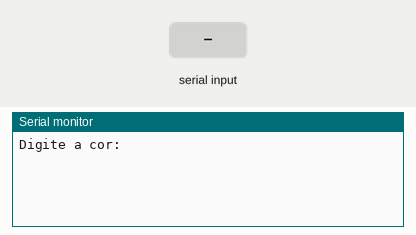
This sketch was run on a simulated Arduino Uno, built with avr-gcc and run on an emulated ATmega328P. Parts: the last lines printed to the serial monitor. The test bench sets the inputs (shaded band).

Above: at 1.2 s.
1.3 s: "verde" received over Serial
At 3.1 s:
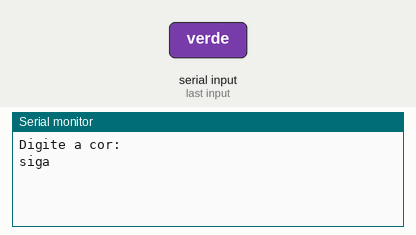
At 8.9 s:
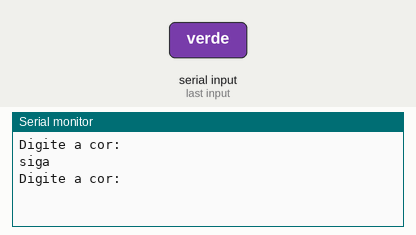

Measured:
- after the input at 1.3 s, the serial monitor: prints a new line after 1.0 s (image 1)

The sketch:

exquisite_densor_vihelmo1.ino
```cpp
//Faça um programa que indentifique as cores do semafaro


String cor = "";

void setup()
{
 Serial.begin(9600);
}

void loop()
{
  //entrada
  Serial.println("Digite a cor: ");
  while(!Serial.available() ){}
  cor = Serial.readString ();


  if(cor=="verde" ){//se retornar verdadeiro - losango sim

     Serial.println("siga" );

  }else {//falso - losango nao

     Serial.println("pare ");
  }
  delay(6000);
}
```
